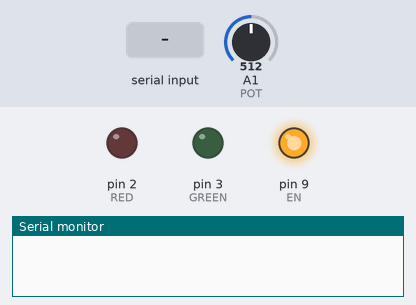
The sketch below on a simulated Arduino Uno, built with avr-gcc and run on an emulated ATmega328P. On the bench: output pins drawn as LEDs (lit = HIGH), the last lines printed to the serial monitor. The test bench sets the inputs (shaded band); at power-on: A1 (POT) = 512. Pins used as bus, display or sensor lines are not drawn.

Above: at 1.7 s.
1.8 s: "red" received over the second serial link
At 2.8 s:
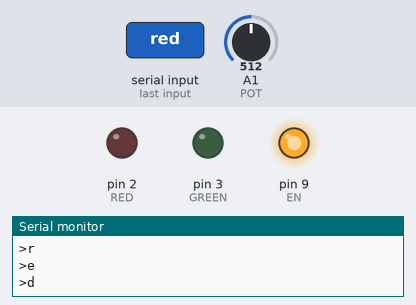
3.3 s: A1 (POT) set to 540
At 3.6 s:
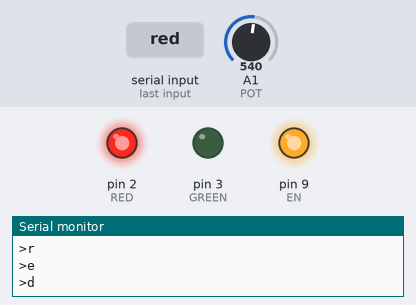
4.8 s: "green" received over the second serial link
At 5.8 s:
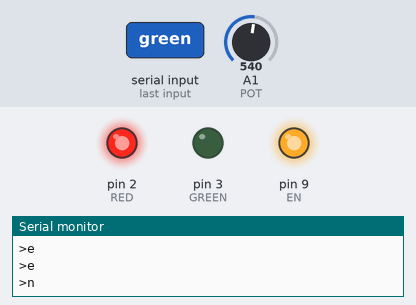
6.3 s: A1 (POT) set to 511
At 7.1 s:
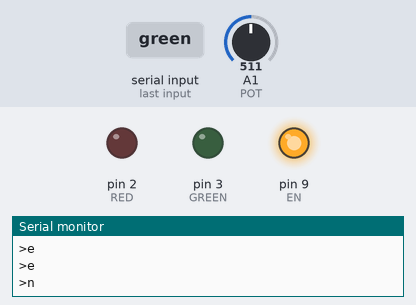
7.8 s: A1 (POT) set to 900
At 8.2 s:
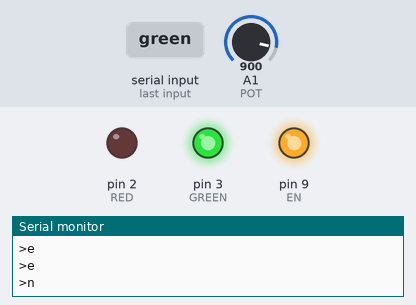
9.3 s: A1 (POT) set to 836
10.8 s: A1 (POT) set to 816
At 11.7 s:
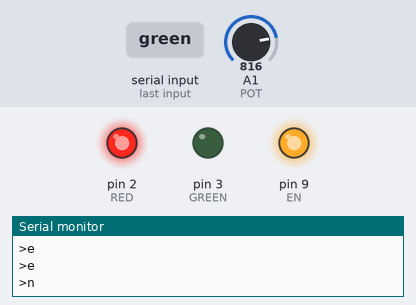
Timing chart, 0 to 13.3 s (numbered marks = the images above; inputs shaded):
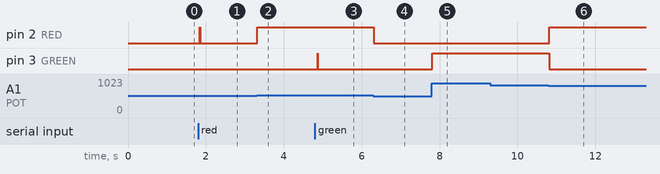

Measured:
- the behaviour switches between 521 and 522 on A1 (POT) (found by bisection; images 1 and 2)
- the behaviour switches between 829 and 828 on A1 (POT) (found by bisection; images 5 and 6)
- after the input at 1.8 s, pin 2 (RED): LOW → HIGH after 0.05 s, → LOW 0.01 s later
- after the input at 3.3 s, pin 2 (RED): LOW → HIGH at once
- after the input at 4.8 s, pin 3 (GREEN): LOW → HIGH after 0.07 s, → LOW 0.01 s later
- after the input at 6.3 s, pin 2 (RED): HIGH → LOW at once
- after the input at 7.8 s, pin 3 (GREEN): LOW → HIGH at once
- after the input at 9.3 s, every drawn part: stays the same
- after the input at 10.8 s, pin 2 (RED): LOW → HIGH at once; pin 3 (GREEN): HIGH → LOW at once

The sketch:

hm_11_potentiometer.ino
```cpp
#include <SoftwareSerial.h>

SoftwareSerial BT(10,11);

// Deja de agregar comentarios

const int EN = 9;
const int VCC = 8;
const int POT = A1;
const int RED = 2;
const int GREEN = 3;
int red_value = 0;
int green_value = 0;
const byte BT_CONFIG_ON = 0;
String message;

void setup(){
  pinMode(EN, OUTPUT);
  pinMode(VCC, OUTPUT);
  pinMode(POT, INPUT);
  pinMode(RED, OUTPUT);
  pinMode(GREEN, OUTPUT);
  digitalWrite(EN, HIGH);
  digitalWrite(VCC, HIGH);
  delay(500);
  Serial.begin(9600);
  BT.begin(9600);

  if(BT_CONFIG_ON){
    Serial.print("Waiting for AT Commands:");
  }
}

void loop(){
  if(BT_CONFIG_ON){
    configBT();
  } else {
    readBT();
    turnLightsByPote();

    if(message == "red"){ // Use single quote for character - strcmp(message, "red") == 0
      red_value = !red_value;
    }

    if(message == "green") { //strcmp(message, "green") == 0
      green_value = !green_value;
    }

    cleanBT();
    digitalWrite(RED, red_value);
    digitalWrite(GREEN, green_value);
  }
}

void cleanBT(){
  //memset(message, '\0', sizeof(message)); //This is for char array
  message = "";
}

void readBT() {
  int i = 0;
  bool end_msg = false;
  while(BT.available()){
    delay(10);
    char msg =  BT.read();
    if(msg == " "){
      Serial.print("End of message");
      end_msg = true;
      break;
    }
    //message[i] = msg;
    message += msg;
    Serial.print(">");
    Serial.println(msg);
    i++;
  }
  i = 0;
}

void configBT() {
  if(Serial.available()){
    BT.write(Serial.read());
  }

  if(BT.available()){
    Serial.write(BT.read());
  }
}

void turnLightsByPote() {
  int value = analogRead(POT);
  delay(10);
  int percent = map(value, 0, 1023, 0, 100);

  if(percent >= 30 && percent <= 50){ // between 30 and 50 | turned off below 30
    red_value = 0;
    green_value = 0;
  }else if(percent > 50 && percent <= 80){ // between 51 and 80
    red_value = 1;
    green_value = 0;
  } else if(percent > 80) { // greater than 80
    green_value = 1;
  }
}
```
